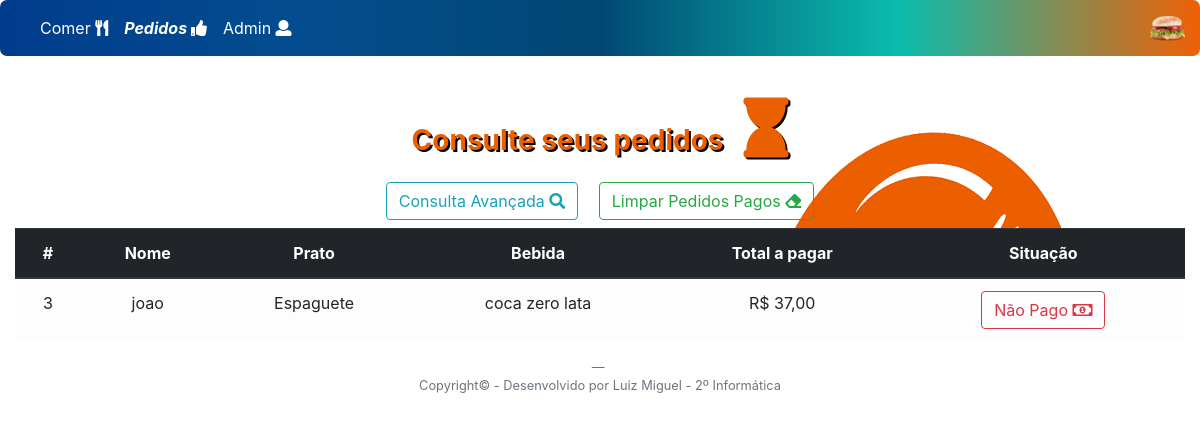
The app's page /LanchoNET/pedido.php with its own data.
### tables this page shows
CREATE TABLE IF NOT EXISTS `pedidos` (
  `id_pedido` int(11) NOT NULL AUTO_INCREMENT,
  `nome` varchar(255) NOT NULL,
  `prato` int(11) NOT NULL,
  `bebida` int(11) NOT NULL,
  `preco_total` float NOT NULL,
  `pago` bit(1) NOT NULL,
  PRIMARY KEY (`id_pedido`)
);

CREATE TABLE IF NOT EXISTS `prato` (
  `id_prato` int(11) NOT NULL AUTO_INCREMENT,
  `nome` varchar(255) NOT NULL,
  `imgPrato` varchar(255) NOT NULL,
  `imgPrato2` varchar(255) NOT NULL,
  `imgPrato3` varchar(255) NOT NULL,
  `descricao` varchar(500) NOT NULL,
  `fornecedor` int(11) NOT NULL,
  `preco` float NOT NULL,
  `data_fab` date NOT NULL,
  `validade` date NOT NULL,
  PRIMARY KEY (`id_prato`)
);

CREATE TABLE IF NOT EXISTS `bebidas` (
  `id_bebida` int(11) NOT NULL AUTO_INCREMENT,
  `nome` varchar(255) NOT NULL,
  `imgBebida` varchar(255) NOT NULL,
  `fornecedor` int(11) NOT NULL,
  `data_fab` date NOT NULL,
  `data_val` date NOT NULL,
  `preco` float NOT NULL,
  PRIMARY KEY (`id_bebida`)
);

### LanchoNET/pedido.php (the view, shortened to what this page needs)
<!DOCTYPE html>
<html>
<head>
	<link rel="stylesheet" type="text/css" href="css/bootstrap.css">
	<link rel="stylesheet" type="text/css" href="font/css/fontawesome-all.css">
</head>
<body width="100%" height="100%" >
	<nav class="navbar navbar-expand-lg navbar-light bg-light" style="background: linear-gradient(to right, #013c8c, #034d8f, #014873, #0BBDAE, #F06005) !important;border-radius: 7px;">
		<div class="slide navbar-default" id="navbarAltMarkup">
			<div class="navbar-nav">
				<a href="index.php" class="nav-item nav-link"><img src="img/background.png" width="100%" height="100%" style="height: 25px;width: 35px;position: absolute;right: 0;margin-right: 15px;">
				<a href="index.php" class="nav-item nav-link" style="color: #fff;">Comer <i class="fas fa-utensils" style="color: "></i></a>
				<a href="pedido.php" class="nav-item nav-link active" style="font-style: italic;font-weight: bolder;color: #fff">Pedidos <i class="fas fa-thumbs-up"></i></a>
				<a href="login.php" class="nav-item nav-link" style="color: #fff">Admin <i class="fas fa-user"></i></a>
			</div>
		</div>
	</nav>
	<?php
	include_once "config.php";
	$sql = "SELECT * FROM pedidos";
	$sqlSelect = mysqli_query($conexao,$sql);
	?>
	<div class="container-fluid text-center" style="background: url(img/logotipo.png) no-repeat center fixed;height: auto;margin-top: 42px;width: auto">
		<h1 class="h3 mb-3 font-weight-bold" style="color: #EA5F00;text-shadow: 2px 2px 0 #000;">Consulte seus pedidos &nbsp;&nbsp;<i class="fas fa-hourglass" style="font-size: 60px"></i></h1>
		<a href="consultarPedidos.php" class="btn btn-outline-info" style="margin: 8px">Consulta Avançada <i class="fas fa-search"></i></a>
		<a href="excluirPago.php" class="btn btn-outline-success" style="margin: 8px">Limpar Pedidos Pagos <i class="fas fa-eraser"></i></a>
		<table class="table table-light text-center">
			<thead class="thead-dark">
				<tr>
					<th scope="col">#</th>
					<th scope="col">Nome</th>
					<th scope="col">Prato</th>
					<th scope="col">Bebida</th>
					<th scope="col">Total a pagar</th>
					<th scope="col">Situação</th>
				</tr>
			</thead>
			<tbody>
				<?php
				while ($lista = mysqli_fetch_assoc($sqlSelect)) {
				?>
				<tr>
					<td><?php echo $lista['id_pedido']; ?></td>
					<td><?php echo $lista['nome']; ?></td>
					<td><?php $id = $lista['prato'];
					$sql2 = "SELECT * FROM prato WHERE id_prato = $id";
					$sqlSelect2 = mysqli_query($conexao,$sql2);
					$listap = mysqli_fetch_assoc($sqlSelect2);
					echo $listap['nome']; ?></td>
					<td><?php $id = $lista['bebida'];
					$sql3 = "SELECT * FROM bebidas WHERE id_bebida = $id";
					$sqlSelect3 = mysqli_query($conexao,$sql3);
					$listab = mysqli_fetch_assoc($sqlSelect3);
					echo $listab['nome']; ?></td>
					<td>R$ <?php echo number_format($lista['preco_total'],2,',','.') ?></td>
					<td><?php
					if ($lista["pago"] == 0) {
					?>
					<a href="pagar.php?id=<?php echo $lista["id_pedido"];?>" class="btn btn-outline-danger">Não Pago <i class="far fa-money-bill-alt"></i></a>
					<?php
					} else {
					?>
					<a href="#" class="btn btn-outline-success">Pago <i class="fas fa-thumbs-up"></i></a>
					<?php
					}
					?></td>
				</tr>
				<?php
					}
				?>
			</tbody>
		</table>
	</div>
	<div class="blockquote-footer text-center">
		<p>Copyright© - Desenvolvido por Luiz Miguel - 2º Informática</p>
	</div>
</body>
</html>

### records on screen
pedidos: id_pedido "3", nome "joao", prato.nome "Espaguete", bebidas.nome "coca zero lata", preco_total "37,00"
